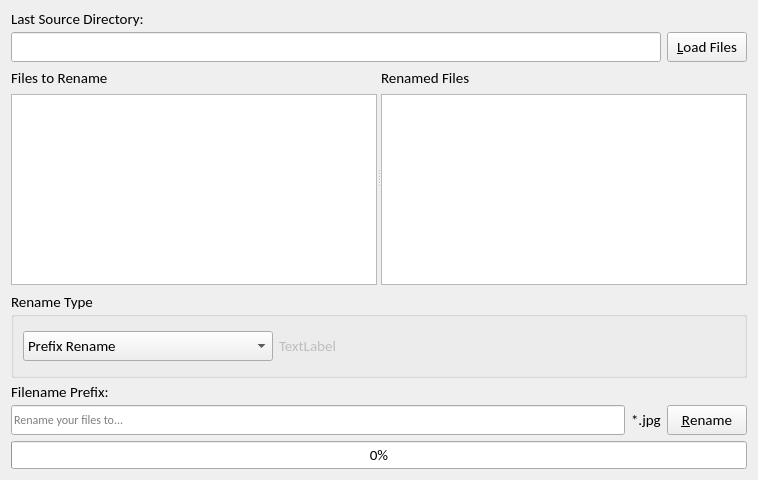
<?xml version="1.0" encoding="UTF-8"?>
<ui version="4.0">
 <class>Window</class>
 <widget class="QWidget" name="Window">
  <property name="geometry">
   <rect>
    <x>0</x>
    <y>0</y>
    <width>758</width>
    <height>480</height>
   </rect>
  </property>
  <property name="windowTitle">
   <string>My Renamer</string>
  </property>
  <layout class="QGridLayout" name="gridLayout">
   <item row="1" column="0" colspan="2">
    <widget class="QLineEdit" name="dirEdit">
     <property name="minimumSize">
      <size>
       <width>0</width>
       <height>30</height>
      </size>
     </property>
     <property name="maximumSize">
      <size>
       <width>16777215</width>
       <height>30</height>
      </size>
     </property>
     <property name="readOnly">
      <bool>true</bool>
     </property>
    </widget>
   </item>
   <item row="1" column="2">
    <widget class="QPushButton" name="loadFilesButton">
     <property name="minimumSize">
      <size>
       <width>0</width>
       <height>30</height>
      </size>
     </property>
     <property name="maximumSize">
      <size>
       <width>16777215</width>
       <height>30</height>
      </size>
     </property>
     <property name="font">
      <font>
       <family>Calibri</family>
       <pointsize>11</pointsize>
      </font>
     </property>
     <property name="text">
      <string>&amp;Load Files</string>
     </property>
    </widget>
   </item>
   <item row="2" column="0" colspan="3">
    <widget class="QSplitter" name="splitter">
     <property name="orientation">
      <enum>Qt::Horizontal</enum>
     </property>
     <widget class="QWidget" name="layoutWidget">
      <layout class="QVBoxLayout" name="verticalLayout">
       <item>
        <widget class="QLabel" name="label_2">
         <property name="font">
          <font>
           <family>Calibri</family>
           <pointsize>11</pointsize>
          </font>
         </property>
         <property name="text">
          <string>Files to Rename</string>
         </property>
        </widget>
       </item>
       <item>
        <widget class="QListWidget" name="srcFileList"/>
       </item>
      </layout>
     </widget>
     <widget class="QWidget" name="layoutWidget">
      <layout class="QVBoxLayout" name="verticalLayout_2">
       <item>
        <widget class="QLabel" name="label_3">
         <property name="font">
          <font>
           <family>Calibri</family>
           <pointsize>11</pointsize>
          </font>
         </property>
         <property name="text">
          <string>Renamed Files</string>
         </property>
        </widget>
       </item>
       <item>
        <widget class="QListWidget" name="dstFileList"/>
       </item>
      </layout>
     </widget>
    </widget>
   </item>
   <item row="6" column="1">
    <widget class="QLabel" name="extensionLabel">
     <property name="minimumSize">
      <size>
       <width>0</width>
       <height>30</height>
      </size>
     </property>
     <property name="maximumSize">
      <size>
       <width>16777215</width>
       <height>30</height>
      </size>
     </property>
     <property name="font">
      <font>
       <family>Calibri</family>
       <pointsize>11</pointsize>
      </font>
     </property>
     <property name="text">
      <string>*.jpg</string>
     </property>
    </widget>
   </item>
   <item row="6" column="0">
    <widget class="QLineEdit" name="prefixEdit">
     <property name="minimumSize">
      <size>
       <width>0</width>
       <height>30</height>
      </size>
     </property>
     <property name="maximumSize">
      <size>
       <width>16777215</width>
       <height>30</height>
      </size>
     </property>
     <property name="font">
      <font>
       <family>Calibri</family>
      </font>
     </property>
     <property name="placeholderText">
      <string>Rename your files to...</string>
     </property>
    </widget>
   </item>
   <item row="6" column="2">
    <widget class="QPushButton" name="renameFilesButton">
     <property name="minimumSize">
      <size>
       <width>0</width>
       <height>30</height>
      </size>
     </property>
     <property name="maximumSize">
      <size>
       <width>16777215</width>
       <height>30</height>
      </size>
     </property>
     <property name="font">
      <font>
       <family>Calibri</family>
       <pointsize>11</pointsize>
      </font>
     </property>
     <property name="text">
      <string>&amp;Rename</string>
     </property>
    </widget>
   </item>
   <item row="7" column="0" colspan="3">
    <widget class="QProgressBar" name="progressBar">
     <property name="font">
      <font>
       <family>Calibri</family>
       <pointsize>11</pointsize>
      </font>
     </property>
     <property name="value">
      <number>0</number>
     </property>
    </widget>
   </item>
   <item row="0" column="0" colspan="3">
    <widget class="QLabel" name="label">
     <property name="minimumSize">
      <size>
       <width>0</width>
       <height>15</height>
      </size>
     </property>
     <property name="maximumSize">
      <size>
       <width>16777215</width>
       <height>15</height>
      </size>
     </property>
     <property name="font">
      <font>
       <family>Calibri</family>
       <pointsize>11</pointsize>
      </font>
     </property>
     <property name="text">
      <string>Last Source Directory:</string>
     </property>
    </widget>
   </item>
   <item row="4" column="0" colspan="3">
    <widget class="QGroupBox" name="groupBox">
     <property name="minimumSize">
      <size>
       <width>0</width>
       <height>87</height>
      </size>
     </property>
     <property name="maximumSize">
      <size>
       <width>16777215</width>
       <height>87</height>
      </size>
     </property>
     <property name="font">
      <font>
       <family>Calibri</family>
       <pointsize>11</pointsize>
      </font>
     </property>
     <property name="title">
      <string>Rename Type</string>
     </property>
     <layout class="QGridLayout" name="gridLayout_2">
      <item row="0" column="0">
       <widget class="QComboBox" name="renameTypeBox">
        <property name="sizePolicy">
         <sizepolicy hsizetype="Expanding" vsizetype="Fixed">
          <horstretch>0</horstretch>
          <verstretch>0</verstretch>
         </sizepolicy>
        </property>
        <property name="minimumSize">
         <size>
          <width>250</width>
          <height>30</height>
         </size>
        </property>
        <property name="maximumSize">
         <size>
          <width>250</width>
          <height>30</height>
         </size>
        </property>
        <property name="sizeIncrement">
         <size>
          <width>0</width>
          <height>0</height>
         </size>
        </property>
        <property name="font">
         <font>
          <family>Calibri</family>
          <pointsize>11</pointsize>
          <weight>50</weight>
          <bold>false</bold>
         </font>
        </property>
        <item>
         <property name="text">
          <string>Prefix Rename</string>
         </property>
        </item>
        <item>
         <property name="text">
          <string>Just Add Prefix</string>
         </property>
        </item>
        <item>
         <property name="text">
          <string>Upper Case</string>
         </property>
        </item>
       </widget>
      </item>
      <item row="0" column="1">
       <widget class="QLabel" name="renameTypeLabel">
        <property name="enabled">
         <bool>false</bool>
        </property>
        <property name="sizePolicy">
         <sizepolicy hsizetype="Expanding" vsizetype="Preferred">
          <horstretch>0</horstretch>
          <verstretch>0</verstretch>
         </sizepolicy>
        </property>
        <property name="minimumSize">
         <size>
          <width>400</width>
          <height>30</height>
         </size>
        </property>
        <property name="maximumSize">
         <size>
          <width>16777215</width>
          <height>30</height>
         </size>
        </property>
        <property name="font">
         <font>
          <family>Calibri</family>
          <pointsize>11</pointsize>
          <weight>50</weight>
          <bold>false</bold>
         </font>
        </property>
        <property name="text">
         <string>TextLabel</string>
        </property>
       </widget>
      </item>
      <item row="0" column="2">
       <spacer name="horizontalSpacer_1">
        <property name="orientation">
         <enum>Qt::Horizontal</enum>
        </property>
        <property name="sizeHint" stdset="0">
         <size>
          <width>45</width>
          <height>20</height>
         </size>
        </property>
       </spacer>
      </item>
     </layout>
    </widget>
   </item>
   <item row="5" column="0">
    <widget class="QLabel" name="label_4">
     <property name="minimumSize">
      <size>
       <width>0</width>
       <height>15</height>
      </size>
     </property>
     <property name="maximumSize">
      <size>
       <width>16777215</width>
       <height>15</height>
      </size>
     </property>
     <property name="font">
      <font>
       <family>Calibri</family>
       <pointsize>11</pointsize>
      </font>
     </property>
     <property name="text">
      <string>Filename Prefix:</string>
     </property>
    </widget>
   </item>
  </layout>
 </widget>
 <resources/>
 <connections/>
</ui>
